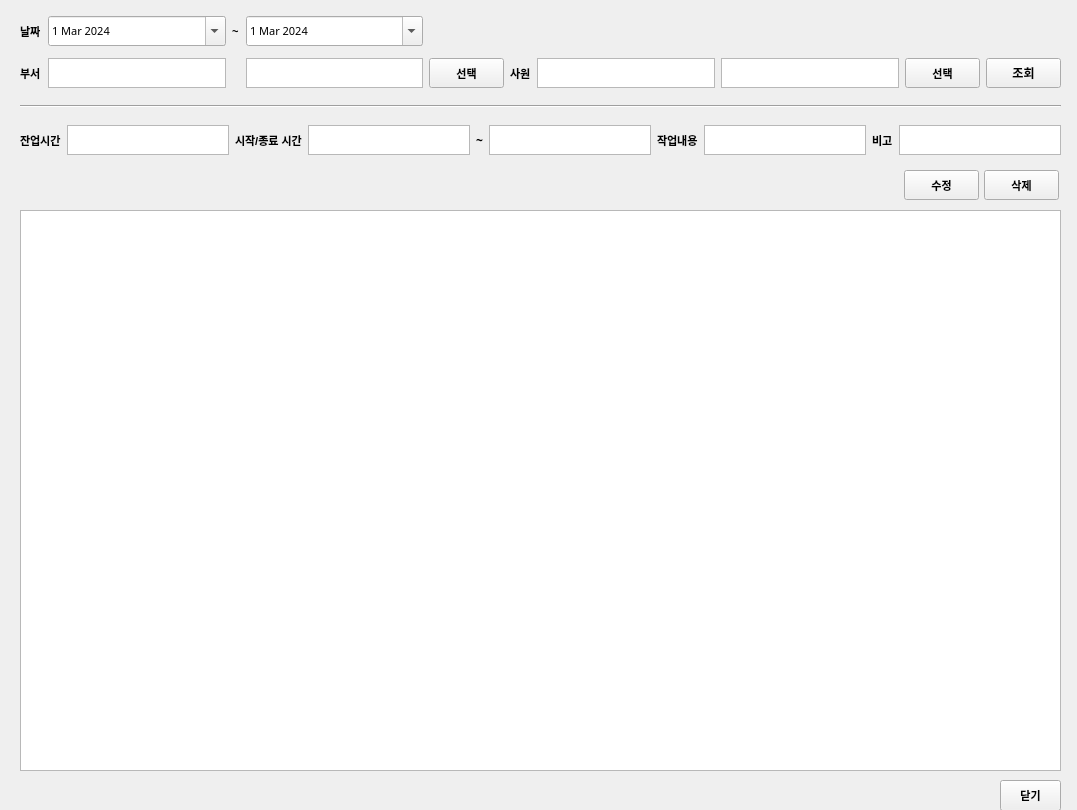
<?xml version="1.0" encoding="UTF-8"?>
<ui version="4.0">
 <class>win_upload_time</class>
 <widget class="QWidget" name="win_upload_time">
  <property name="geometry">
   <rect>
    <x>0</x>
    <y>0</y>
    <width>1077</width>
    <height>810</height>
   </rect>
  </property>
  <property name="maximumSize">
   <size>
    <width>1080</width>
    <height>810</height>
   </size>
  </property>
  <property name="windowTitle">
   <string>Form</string>
  </property>
  <widget class="QTableWidget" name="tbl_info">
   <property name="enabled">
    <bool>true</bool>
   </property>
   <property name="geometry">
    <rect>
     <x>20</x>
     <y>210</y>
     <width>1041</width>
     <height>561</height>
    </rect>
   </property>
   <property name="sizeAdjustPolicy">
    <enum>QAbstractScrollArea::AdjustToContents</enum>
   </property>
   <property name="dragEnabled">
    <bool>true</bool>
   </property>
   <property name="alternatingRowColors">
    <bool>true</bool>
   </property>
   <property name="selectionBehavior">
    <enum>QAbstractItemView::SelectRows</enum>
   </property>
   <property name="textElideMode">
    <enum>Qt::ElideMiddle</enum>
   </property>
   <attribute name="horizontalHeaderCascadingSectionResizes">
    <bool>true</bool>
   </attribute>
   <attribute name="horizontalHeaderShowSortIndicator" stdset="0">
    <bool>true</bool>
   </attribute>
   <attribute name="horizontalHeaderStretchLastSection">
    <bool>true</bool>
   </attribute>
   <attribute name="verticalHeaderCascadingSectionResizes">
    <bool>true</bool>
   </attribute>
   <attribute name="verticalHeaderStretchLastSection">
    <bool>false</bool>
   </attribute>
  </widget>
  <widget class="QPushButton" name="btn_close">
   <property name="geometry">
    <rect>
     <x>1000</x>
     <y>780</y>
     <width>61</width>
     <height>31</height>
    </rect>
   </property>
   <property name="font">
    <font>
     <family>Arial</family>
     <pointsize>8</pointsize>
     <weight>75</weight>
     <bold>true</bold>
    </font>
   </property>
   <property name="text">
    <string>닫기</string>
   </property>
  </widget>
  <widget class="QWidget" name="gridLayoutWidget">
   <property name="geometry">
    <rect>
     <x>20</x>
     <y>10</y>
     <width>1041</width>
     <height>84</height>
    </rect>
   </property>
   <layout class="QGridLayout" name="gridLayout">
    <property name="sizeConstraint">
     <enum>QLayout::SetNoConstraint</enum>
    </property>
    <item row="0" column="2">
     <widget class="QLabel" name="lbl_select_file_2">
      <property name="font">
       <font>
        <family>Arial</family>
        <pointsize>8</pointsize>
        <weight>75</weight>
        <bold>true</bold>
       </font>
      </property>
      <property name="text">
       <string>~</string>
      </property>
     </widget>
    </item>
    <item row="0" column="1">
     <widget class="QDateEdit" name="date_from">
      <property name="maximumSize">
       <size>
        <width>16777215</width>
        <height>30</height>
       </size>
      </property>
      <property name="font">
       <font>
        <family>맑은 고딕</family>
        <pointsize>8</pointsize>
        <weight>50</weight>
        <bold>false</bold>
       </font>
      </property>
      <property name="dateTime">
       <datetime>
        <hour>0</hour>
        <minute>0</minute>
        <second>0</second>
        <year>2024</year>
        <month>3</month>
        <day>1</day>
       </datetime>
      </property>
      <property name="calendarPopup">
       <bool>true</bool>
      </property>
     </widget>
    </item>
    <item row="0" column="0">
     <widget class="QLabel" name="lbl_select_file">
      <property name="font">
       <font>
        <family>Arial</family>
        <pointsize>8</pointsize>
        <weight>75</weight>
        <bold>true</bold>
       </font>
      </property>
      <property name="text">
       <string>날짜</string>
      </property>
     </widget>
    </item>
    <item row="1" column="5">
     <widget class="QLabel" name="lbl_select_file_3">
      <property name="font">
       <font>
        <family>Arial</family>
        <pointsize>8</pointsize>
        <weight>75</weight>
        <bold>true</bold>
       </font>
      </property>
      <property name="text">
       <string>사원</string>
      </property>
     </widget>
    </item>
    <item row="1" column="4">
     <widget class="QPushButton" name="btn_select_dept">
      <property name="enabled">
       <bool>true</bool>
      </property>
      <property name="sizePolicy">
       <sizepolicy hsizetype="Expanding" vsizetype="Fixed">
        <horstretch>0</horstretch>
        <verstretch>0</verstretch>
       </sizepolicy>
      </property>
      <property name="maximumSize">
       <size>
        <width>75</width>
        <height>30</height>
       </size>
      </property>
      <property name="font">
       <font>
        <family>Arial</family>
        <pointsize>8</pointsize>
        <weight>75</weight>
        <bold>true</bold>
       </font>
      </property>
      <property name="text">
       <string>선택</string>
      </property>
     </widget>
    </item>
    <item row="1" column="8">
     <widget class="QTextEdit" name="txt_emp_name">
      <property name="enabled">
       <bool>true</bool>
      </property>
      <property name="maximumSize">
       <size>
        <width>16777215</width>
        <height>30</height>
       </size>
      </property>
      <property name="font">
       <font>
        <family>맑은 고딕</family>
        <pointsize>10</pointsize>
        <weight>50</weight>
        <bold>false</bold>
       </font>
      </property>
      <property name="layoutDirection">
       <enum>Qt::LeftToRight</enum>
      </property>
      <property name="autoFillBackground">
       <bool>false</bool>
      </property>
      <property name="lineWidth">
       <number>1</number>
      </property>
      <property name="midLineWidth">
       <number>0</number>
      </property>
      <property name="readOnly">
       <bool>true</bool>
      </property>
      <property name="cursorWidth">
       <number>-2</number>
      </property>
     </widget>
    </item>
    <item row="1" column="3">
     <widget class="QTextEdit" name="txt_dept_name">
      <property name="enabled">
       <bool>true</bool>
      </property>
      <property name="maximumSize">
       <size>
        <width>16777215</width>
        <height>30</height>
       </size>
      </property>
      <property name="font">
       <font>
        <family>맑은 고딕</family>
        <pointsize>10</pointsize>
        <weight>50</weight>
        <bold>false</bold>
       </font>
      </property>
      <property name="lineWidth">
       <number>1</number>
      </property>
      <property name="midLineWidth">
       <number>0</number>
      </property>
      <property name="readOnly">
       <bool>true</bool>
      </property>
     </widget>
    </item>
    <item row="1" column="1">
     <widget class="QTextEdit" name="txt_dept_id">
      <property name="enabled">
       <bool>true</bool>
      </property>
      <property name="maximumSize">
       <size>
        <width>16777215</width>
        <height>30</height>
       </size>
      </property>
      <property name="font">
       <font>
        <family>맑은 고딕</family>
        <pointsize>10</pointsize>
        <weight>50</weight>
        <bold>false</bold>
       </font>
      </property>
      <property name="lineWidth">
       <number>1</number>
      </property>
      <property name="midLineWidth">
       <number>0</number>
      </property>
      <property name="readOnly">
       <bool>true</bool>
      </property>
      <property name="html">
       <string>&lt;!DOCTYPE HTML PUBLIC &quot;-//W3C//DTD HTML 4.0//EN&quot; &quot;http://www.w3.org/TR/REC-html40/strict.dtd&quot;&gt;
&lt;html&gt;&lt;head&gt;&lt;meta name=&quot;qrichtext&quot; content=&quot;1&quot; /&gt;&lt;style type=&quot;text/css&quot;&gt;
p, li { white-space: pre-wrap; }
&lt;/style&gt;&lt;/head&gt;&lt;body style=&quot; font-family:'맑은 고딕'; font-size:10pt; font-weight:400; font-style:normal;&quot;&gt;
&lt;p style=&quot;-qt-paragraph-type:empty; margin-top:0px; margin-bottom:0px; margin-left:0px; margin-right:0px; -qt-block-indent:0; text-indent:0px; font-weight:600;&quot;&gt;&lt;br /&gt;&lt;/p&gt;&lt;/body&gt;&lt;/html&gt;</string>
      </property>
     </widget>
    </item>
    <item row="1" column="0">
     <widget class="QLabel" name="lbl_select_file_7">
      <property name="font">
       <font>
        <family>Arial</family>
        <pointsize>8</pointsize>
        <weight>75</weight>
        <bold>true</bold>
       </font>
      </property>
      <property name="text">
       <string>부서</string>
      </property>
     </widget>
    </item>
    <item row="0" column="3">
     <widget class="QDateEdit" name="date_to">
      <property name="maximumSize">
       <size>
        <width>16777215</width>
        <height>30</height>
       </size>
      </property>
      <property name="font">
       <font>
        <family>맑은 고딕</family>
        <pointsize>8</pointsize>
        <weight>50</weight>
        <bold>false</bold>
       </font>
      </property>
      <property name="dateTime">
       <datetime>
        <hour>0</hour>
        <minute>0</minute>
        <second>0</second>
        <year>2024</year>
        <month>3</month>
        <day>1</day>
       </datetime>
      </property>
      <property name="calendarPopup">
       <bool>true</bool>
      </property>
     </widget>
    </item>
    <item row="1" column="6">
     <widget class="QTextEdit" name="txt_emp_id">
      <property name="enabled">
       <bool>true</bool>
      </property>
      <property name="maximumSize">
       <size>
        <width>16777215</width>
        <height>30</height>
       </size>
      </property>
      <property name="font">
       <font>
        <family>맑은 고딕</family>
        <pointsize>10</pointsize>
        <weight>50</weight>
        <bold>false</bold>
       </font>
      </property>
      <property name="lineWidth">
       <number>1</number>
      </property>
      <property name="midLineWidth">
       <number>0</number>
      </property>
      <property name="readOnly">
       <bool>true</bool>
      </property>
     </widget>
    </item>
    <item row="1" column="9">
     <widget class="QPushButton" name="btn_select_emp">
      <property name="maximumSize">
       <size>
        <width>75</width>
        <height>30</height>
       </size>
      </property>
      <property name="font">
       <font>
        <family>Arial</family>
        <pointsize>8</pointsize>
        <weight>75</weight>
        <bold>true</bold>
       </font>
      </property>
      <property name="text">
       <string>선택</string>
      </property>
     </widget>
    </item>
    <item row="1" column="10">
     <widget class="QPushButton" name="btn_select">
      <property name="maximumSize">
       <size>
        <width>75</width>
        <height>30</height>
       </size>
      </property>
      <property name="font">
       <font>
        <family>맑은 고딕</family>
        <weight>75</weight>
        <bold>true</bold>
       </font>
      </property>
      <property name="text">
       <string>조회</string>
      </property>
     </widget>
    </item>
   </layout>
  </widget>
  <widget class="QPushButton" name="btn_update">
   <property name="geometry">
    <rect>
     <x>904</x>
     <y>170</y>
     <width>75</width>
     <height>30</height>
    </rect>
   </property>
   <property name="maximumSize">
    <size>
     <width>16777215</width>
     <height>30</height>
    </size>
   </property>
   <property name="font">
    <font>
     <family>Arial</family>
     <pointsize>8</pointsize>
     <weight>75</weight>
     <bold>true</bold>
    </font>
   </property>
   <property name="text">
    <string>수정</string>
   </property>
  </widget>
  <widget class="QPushButton" name="btn_delete">
   <property name="geometry">
    <rect>
     <x>984</x>
     <y>170</y>
     <width>75</width>
     <height>30</height>
    </rect>
   </property>
   <property name="maximumSize">
    <size>
     <width>16777215</width>
     <height>30</height>
    </size>
   </property>
   <property name="font">
    <font>
     <family>Arial</family>
     <pointsize>8</pointsize>
     <weight>75</weight>
     <bold>true</bold>
    </font>
   </property>
   <property name="text">
    <string>삭제</string>
   </property>
  </widget>
  <widget class="Line" name="line">
   <property name="geometry">
    <rect>
     <x>20</x>
     <y>95</y>
     <width>1041</width>
     <height>22</height>
    </rect>
   </property>
   <property name="orientation">
    <enum>Qt::Horizontal</enum>
   </property>
  </widget>
  <widget class="QWidget" name="gridLayoutWidget_2">
   <property name="geometry">
    <rect>
     <x>20</x>
     <y>120</y>
     <width>1041</width>
     <height>41</height>
    </rect>
   </property>
   <layout class="QGridLayout" name="gridLayout_2">
    <item row="0" column="2">
     <widget class="QLabel" name="lbl_select_file_6">
      <property name="font">
       <font>
        <family>Arial</family>
        <pointsize>8</pointsize>
        <weight>75</weight>
        <bold>true</bold>
       </font>
      </property>
      <property name="text">
       <string>시작/종료 시간</string>
      </property>
     </widget>
    </item>
    <item row="0" column="7">
     <widget class="QTextEdit" name="txt_detail">
      <property name="maximumSize">
       <size>
        <width>16777215</width>
        <height>30</height>
       </size>
      </property>
      <property name="font">
       <font>
        <family>맑은 고딕</family>
        <pointsize>10</pointsize>
        <weight>50</weight>
        <bold>false</bold>
       </font>
      </property>
     </widget>
    </item>
    <item row="0" column="0">
     <widget class="QLabel" name="lbl_select_file_10">
      <property name="font">
       <font>
        <family>Arial</family>
        <pointsize>8</pointsize>
        <weight>75</weight>
        <bold>true</bold>
       </font>
      </property>
      <property name="text">
       <string>잔업시간</string>
      </property>
     </widget>
    </item>
    <item row="0" column="1">
     <widget class="QTextEdit" name="txt_overtime">
      <property name="maximumSize">
       <size>
        <width>16777215</width>
        <height>30</height>
       </size>
      </property>
      <property name="font">
       <font>
        <family>맑은 고딕</family>
        <pointsize>10</pointsize>
        <weight>50</weight>
        <bold>false</bold>
       </font>
      </property>
     </widget>
    </item>
    <item row="0" column="3">
     <widget class="QTextEdit" name="txt_from_time">
      <property name="maximumSize">
       <size>
        <width>16777215</width>
        <height>30</height>
       </size>
      </property>
      <property name="font">
       <font>
        <family>맑은 고딕</family>
        <pointsize>10</pointsize>
        <weight>50</weight>
        <bold>false</bold>
       </font>
      </property>
     </widget>
    </item>
    <item row="0" column="6">
     <widget class="QLabel" name="lbl_select_file_8">
      <property name="font">
       <font>
        <family>Arial</family>
        <pointsize>8</pointsize>
        <weight>75</weight>
        <bold>true</bold>
       </font>
      </property>
      <property name="text">
       <string>작업내용</string>
      </property>
     </widget>
    </item>
    <item row="0" column="8">
     <widget class="QLabel" name="lbl_select_file_9">
      <property name="font">
       <font>
        <family>Arial</family>
        <pointsize>8</pointsize>
        <weight>75</weight>
        <bold>true</bold>
       </font>
      </property>
      <property name="text">
       <string>비고</string>
      </property>
     </widget>
    </item>
    <item row="0" column="4">
     <widget class="QLabel" name="label">
      <property name="font">
       <font>
        <family>맑은 고딕</family>
        <weight>75</weight>
        <bold>true</bold>
       </font>
      </property>
      <property name="text">
       <string>~</string>
      </property>
     </widget>
    </item>
    <item row="0" column="5">
     <widget class="QTextEdit" name="txt_to_time">
      <property name="enabled">
       <bool>true</bool>
      </property>
      <property name="maximumSize">
       <size>
        <width>16777215</width>
        <height>30</height>
       </size>
      </property>
      <property name="font">
       <font>
        <family>맑은 고딕</family>
        <pointsize>10</pointsize>
        <weight>50</weight>
        <bold>false</bold>
       </font>
      </property>
      <property name="lineWidth">
       <number>1</number>
      </property>
      <property name="midLineWidth">
       <number>0</number>
      </property>
      <property name="readOnly">
       <bool>false</bool>
      </property>
     </widget>
    </item>
    <item row="0" column="9">
     <widget class="QTextEdit" name="txt_note">
      <property name="maximumSize">
       <size>
        <width>16777215</width>
        <height>30</height>
       </size>
      </property>
      <property name="font">
       <font>
        <family>맑은 고딕</family>
        <pointsize>10</pointsize>
        <weight>50</weight>
        <bold>false</bold>
       </font>
      </property>
     </widget>
    </item>
   </layout>
  </widget>
  <widget class="QTextEdit" name="txt_id">
   <property name="enabled">
    <bool>false</bool>
   </property>
   <property name="geometry">
    <rect>
     <x>1120</x>
     <y>190</y>
     <width>50</width>
     <height>30</height>
    </rect>
   </property>
   <property name="maximumSize">
    <size>
     <width>50</width>
     <height>30</height>
    </size>
   </property>
  </widget>
 </widget>
 <resources/>
 <connections/>
</ui>
